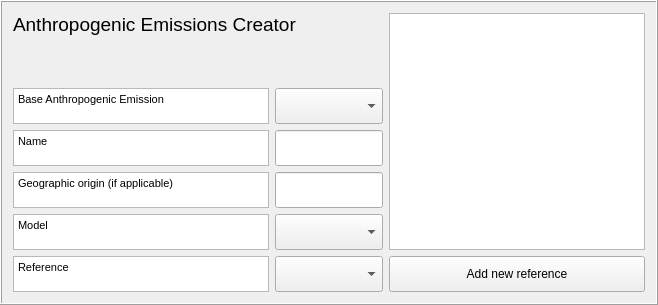
    <widget class="QFrame" name="frame1">
     <property name="sizePolicy">
      <sizepolicy hsizetype="Preferred" vsizetype="Preferred">
       <horstretch>0</horstretch>
       <verstretch>0</verstretch>
      </sizepolicy>
     </property>
     <property name="maximumSize">
      <size>
       <width>5000</width>
       <height>16777215</height>
      </size>
     </property>
     <property name="frameShape">
      <enum>QFrame::Box</enum>
     </property>
     <property name="frameShadow">
      <enum>QFrame::Raised</enum>
     </property>
     <layout class="QGridLayout" name="gridLayout_2">
      <item row="2" column="0">
       <widget class="QTextBrowser" name="textBrowserBaseAnEm">
        <property name="sizePolicy">
         <sizepolicy hsizetype="Preferred" vsizetype="Preferred">
          <horstretch>0</horstretch>
          <verstretch>0</verstretch>
         </sizepolicy>
        </property>
        <property name="maximumSize">
         <size>
          <width>500</width>
          <height>36</height>
         </size>
        </property>
        <property name="html">
         <string>&lt;!DOCTYPE HTML PUBLIC &quot;-//W3C//DTD HTML 4.0//EN&quot; &quot;http://www.w3.org/TR/REC-html40/strict.dtd&quot;&gt;
&lt;html&gt;&lt;head&gt;&lt;meta name=&quot;qrichtext&quot; content=&quot;1&quot; /&gt;&lt;style type=&quot;text/css&quot;&gt;
p, li { white-space: pre-wrap; }
&lt;/style&gt;&lt;/head&gt;&lt;body style=&quot; font-family:'MS Shell Dlg 2'; font-size:7.8pt; font-weight:400; font-style:normal;&quot;&gt;
&lt;p style=&quot; margin-top:0px; margin-bottom:0px; margin-left:0px; margin-right:0px; -qt-block-indent:0; text-indent:0px;&quot;&gt;&lt;span style=&quot; font-size:8pt;&quot;&gt;Base Anthropogenic Emission&lt;/span&gt;&lt;/p&gt;&lt;/body&gt;&lt;/html&gt;</string>
        </property>
       </widget>
      </item>
      <item row="4" column="0">
       <widget class="QTextBrowser" name="textBrowserOrig">
        <property name="sizePolicy">
         <sizepolicy hsizetype="Preferred" vsizetype="Preferred">
          <horstretch>0</horstretch>
          <verstretch>0</verstretch>
         </sizepolicy>
        </property>
        <property name="maximumSize">
         <size>
          <width>500</width>
          <height>36</height>
         </size>
        </property>
        <property name="html">
         <string>&lt;!DOCTYPE HTML PUBLIC &quot;-//W3C//DTD HTML 4.0//EN&quot; &quot;http://www.w3.org/TR/REC-html40/strict.dtd&quot;&gt;
&lt;html&gt;&lt;head&gt;&lt;meta name=&quot;qrichtext&quot; content=&quot;1&quot; /&gt;&lt;style type=&quot;text/css&quot;&gt;
p, li { white-space: pre-wrap; }
&lt;/style&gt;&lt;/head&gt;&lt;body style=&quot; font-family:'MS Shell Dlg 2'; font-size:7.8pt; font-weight:400; font-style:normal;&quot;&gt;
&lt;p style=&quot; margin-top:0px; margin-bottom:0px; margin-left:0px; margin-right:0px; -qt-block-indent:0; text-indent:0px;&quot;&gt;&lt;span style=&quot; font-size:8pt;&quot;&gt;Geographic origin (if applicable)&lt;/span&gt;&lt;/p&gt;&lt;/body&gt;&lt;/html&gt;</string>
        </property>
       </widget>
      </item>
      <item row="5" column="0">
       <widget class="QTextBrowser" name="textBrowserOrig_3">
        <property name="sizePolicy">
         <sizepolicy hsizetype="Preferred" vsizetype="Preferred">
          <horstretch>0</horstretch>
          <verstretch>0</verstretch>
         </sizepolicy>
        </property>
        <property name="maximumSize">
         <size>
          <width>500</width>
          <height>36</height>
         </size>
        </property>
        <property name="html">
         <string>&lt;!DOCTYPE HTML PUBLIC &quot;-//W3C//DTD HTML 4.0//EN&quot; &quot;http://www.w3.org/TR/REC-html40/strict.dtd&quot;&gt;
&lt;html&gt;&lt;head&gt;&lt;meta name=&quot;qrichtext&quot; content=&quot;1&quot; /&gt;&lt;style type=&quot;text/css&quot;&gt;
p, li { white-space: pre-wrap; }
&lt;/style&gt;&lt;/head&gt;&lt;body style=&quot; font-family:'MS Shell Dlg 2'; font-size:7.8pt; font-weight:400; font-style:normal;&quot;&gt;
&lt;p style=&quot; margin-top:0px; margin-bottom:0px; margin-left:0px; margin-right:0px; -qt-block-indent:0; text-indent:0px;&quot;&gt;&lt;span style=&quot; font-size:8pt;&quot;&gt;Model&lt;/span&gt;&lt;/p&gt;&lt;/body&gt;&lt;/html&gt;</string>
        </property>
       </widget>
      </item>
      <item row="6" column="2">
       <widget class="QPushButton" name="pushButtonToRefManager">
        <property name="sizePolicy">
         <sizepolicy hsizetype="Minimum" vsizetype="Expanding">
          <horstretch>0</horstretch>
          <verstretch>0</verstretch>
         </sizepolicy>
        </property>
        <property name="maximumSize">
         <size>
          <width>16777215</width>
          <height>36</height>
         </size>
        </property>
        <property name="text">
         <string>Add new reference</string>
        </property>
       </widget>
      </item>
      <item row="0" column="2" rowspan="6">
       <widget class="QTextBrowser" name="textBrowserRef">
        <property name="sizePolicy">
         <sizepolicy hsizetype="Preferred" vsizetype="Expanding">
          <horstretch>0</horstretch>
          <verstretch>0</verstretch>
         </sizepolicy>
        </property>
        <property name="maximumSize">
         <size>
          <width>500</width>
          <height>500</height>
         </size>
        </property>
       </widget>
      </item>
      <item row="3" column="1">
       <widget class="QgsFilterLineEdit" name="textEditName">
        <property name="sizePolicy">
         <sizepolicy hsizetype="Preferred" vsizetype="Preferred">
          <horstretch>0</horstretch>
          <verstretch>0</verstretch>
         </sizepolicy>
        </property>
        <property name="maximumSize">
         <size>
          <width>16777215</width>
          <height>36</height>
         </size>
        </property>
        <property name="inputMethodHints">
         <set>Qt::ImhNone</set>
        </property>
        <property name="qgisRelation" stdset="0">
         <string notr="true"/>
        </property>
       </widget>
      </item>
      <item row="2" column="1">
       <widget class="QComboBox" name="comboBoxBaseAnEm">
        <property name="sizePolicy">
         <sizepolicy hsizetype="Preferred" vsizetype="Preferred">
          <horstretch>0</horstretch>
          <verstretch>0</verstretch>
         </sizepolicy>
        </property>
        <property name="maximumSize">
         <size>
          <width>16777215</width>
          <height>36</height>
         </size>
        </property>
        <property name="currentIndex">
         <number>-1</number>
        </property>
       </widget>
      </item>
      <item row="6" column="1">
       <widget class="QComboBox" name="comboBoxRef">
        <property name="sizePolicy">
         <sizepolicy hsizetype="Preferred" vsizetype="Preferred">
          <horstretch>0</horstretch>
          <verstretch>0</verstretch>
         </sizepolicy>
        </property>
        <property name="minimumSize">
         <size>
          <width>0</width>
          <height>14</height>
         </size>
        </property>
        <property name="maximumSize">
         <size>
          <width>500</width>
          <height>36</height>
         </size>
        </property>
        <item>
         <property name="text">
          <string/>
         </property>
        </item>
       </widget>
      </item>
      <item row="6" column="0">
       <widget class="QTextBrowser" name="textBrowserOrig_2">
        <property name="sizePolicy">
         <sizepolicy hsizetype="Preferred" vsizetype="Preferred">
          <horstretch>0</horstretch>
          <verstretch>0</verstretch>
         </sizepolicy>
        </property>
        <property name="maximumSize">
         <size>
          <width>500</width>
          <height>36</height>
         </size>
        </property>
        <property name="html">
         <string>&lt;!DOCTYPE HTML PUBLIC &quot;-//W3C//DTD HTML 4.0//EN&quot; &quot;http://www.w3.org/TR/REC-html40/strict.dtd&quot;&gt;
&lt;html&gt;&lt;head&gt;&lt;meta name=&quot;qrichtext&quot; content=&quot;1&quot; /&gt;&lt;style type=&quot;text/css&quot;&gt;
p, li { white-space: pre-wrap; }
&lt;/style&gt;&lt;/head&gt;&lt;body style=&quot; font-family:'MS Shell Dlg 2'; font-size:7.8pt; font-weight:400; font-style:normal;&quot;&gt;
&lt;p style=&quot; margin-top:0px; margin-bottom:0px; margin-left:0px; margin-right:0px; -qt-block-indent:0; text-indent:0px;&quot;&gt;&lt;span style=&quot; font-size:8pt;&quot;&gt;Reference&lt;/span&gt;&lt;/p&gt;&lt;/body&gt;&lt;/html&gt;</string>
        </property>
       </widget>
      </item>
      <item row="4" column="1">
       <widget class="QgsFilterLineEdit" name="textEditOrig">
        <property name="sizePolicy">
         <sizepolicy hsizetype="Preferred" vsizetype="Preferred">
          <horstretch>0</horstretch>
          <verstretch>0</verstretch>
         </sizepolicy>
        </property>
        <property name="maximumSize">
         <size>
          <width>16777215</width>
          <height>36</height>
         </size>
        </property>
        <property name="qgisRelation" stdset="0">
         <string notr="true"/>
        </property>
       </widget>
      </item>
      <item row="3" column="0">
       <widget class="QTextBrowser" name="textBrowserDesc">
        <property name="sizePolicy">
         <sizepolicy hsizetype="Preferred" vsizetype="Preferred">
          <horstretch>0</horstretch>
          <verstretch>0</verstretch>
         </sizepolicy>
        </property>
        <property name="maximumSize">
         <size>
          <width>500</width>
          <height>36</height>
         </size>
        </property>
        <property name="html">
         <string>&lt;!DOCTYPE HTML PUBLIC &quot;-//W3C//DTD HTML 4.0//EN&quot; &quot;http://www.w3.org/TR/REC-html40/strict.dtd&quot;&gt;
&lt;html&gt;&lt;head&gt;&lt;meta name=&quot;qrichtext&quot; content=&quot;1&quot; /&gt;&lt;style type=&quot;text/css&quot;&gt;
p, li { white-space: pre-wrap; }
&lt;/style&gt;&lt;/head&gt;&lt;body style=&quot; font-family:'MS Shell Dlg 2'; font-size:7.8pt; font-weight:400; font-style:normal;&quot;&gt;
&lt;p style=&quot; margin-top:0px; margin-bottom:0px; margin-left:0px; margin-right:0px; -qt-block-indent:0; text-indent:0px;&quot;&gt;&lt;span style=&quot; font-size:8pt;&quot;&gt;Name&lt;/span&gt;&lt;/p&gt;&lt;/body&gt;&lt;/html&gt;</string>
        </property>
       </widget>
      </item>
      <item row="5" column="1">
       <widget class="QComboBox" name="comboBoxModel">
        <property name="sizePolicy">
         <sizepolicy hsizetype="Preferred" vsizetype="Preferred">
          <horstretch>0</horstretch>
          <verstretch>0</verstretch>
         </sizepolicy>
        </property>
        <property name="minimumSize">
         <size>
          <width>0</width>
          <height>16</height>
         </size>
        </property>
        <property name="maximumSize">
         <size>
          <width>500</width>
          <height>36</height>
         </size>
        </property>
        <property name="layoutDirection">
         <enum>Qt::LeftToRight</enum>
        </property>
        <property name="autoFillBackground">
         <bool>false</bool>
        </property>
        <property name="currentIndex">
         <number>-1</number>
        </property>
        <property name="sizeAdjustPolicy">
         <enum>QComboBox::AdjustToContents</enum>
        </property>
        <item>
         <property name="text">
          <string>2</string>
         </property>
        </item>
        <item>
         <property name="text">
          <string>4</string>
         </property>
        </item>
       </widget>
      </item>
      <item row="0" column="0" colspan="2">
       <widget class="QLabel" name="label_46">
        <property name="text">
         <string>&lt;!DOCTYPE HTML PUBLIC &quot;-//W3C//DTD HTML 4.0//EN&quot; &quot;http://www.w3.org/TR/REC-html40/strict.dtd&quot;&gt;
&lt;html&gt;&lt;head&gt;&lt;meta name=&quot;qrichtext&quot; content=&quot;1&quot; /&gt;&lt;style type=&quot;text/css&quot;&gt;
p, li { white-space: pre-wrap; }
&lt;/style&gt;&lt;/head&gt;&lt;body style=&quot; font-family:'MS Shell Dlg 2'; font-size:12pt; font-weight:400; font-style:normal;&quot;&gt;
&lt;p style=&quot; margin-top:0px; margin-bottom:0px; margin-left:0px; margin-right:0px; -qt-block-indent:0; text-indent:0px;&quot;&gt;&lt;span style=&quot; font-size:14pt;&quot;&gt;Anthropogenic Emissions Creator&lt;/span&gt;&lt;/p&gt;&lt;/body&gt;&lt;/html&gt;</string>
        </property>
       </widget>
      </item>
      <item row="1" column="0">
       <spacer name="verticalSpacer">
        <property name="orientation">
         <enum>Qt::Vertical</enum>
        </property>
        <property name="sizeHint" stdset="0">
         <size>
          <width>20</width>
          <height>40</height>
         </size>
        </property>
       </spacer>
      </item>
     </layout>
    </widget>
